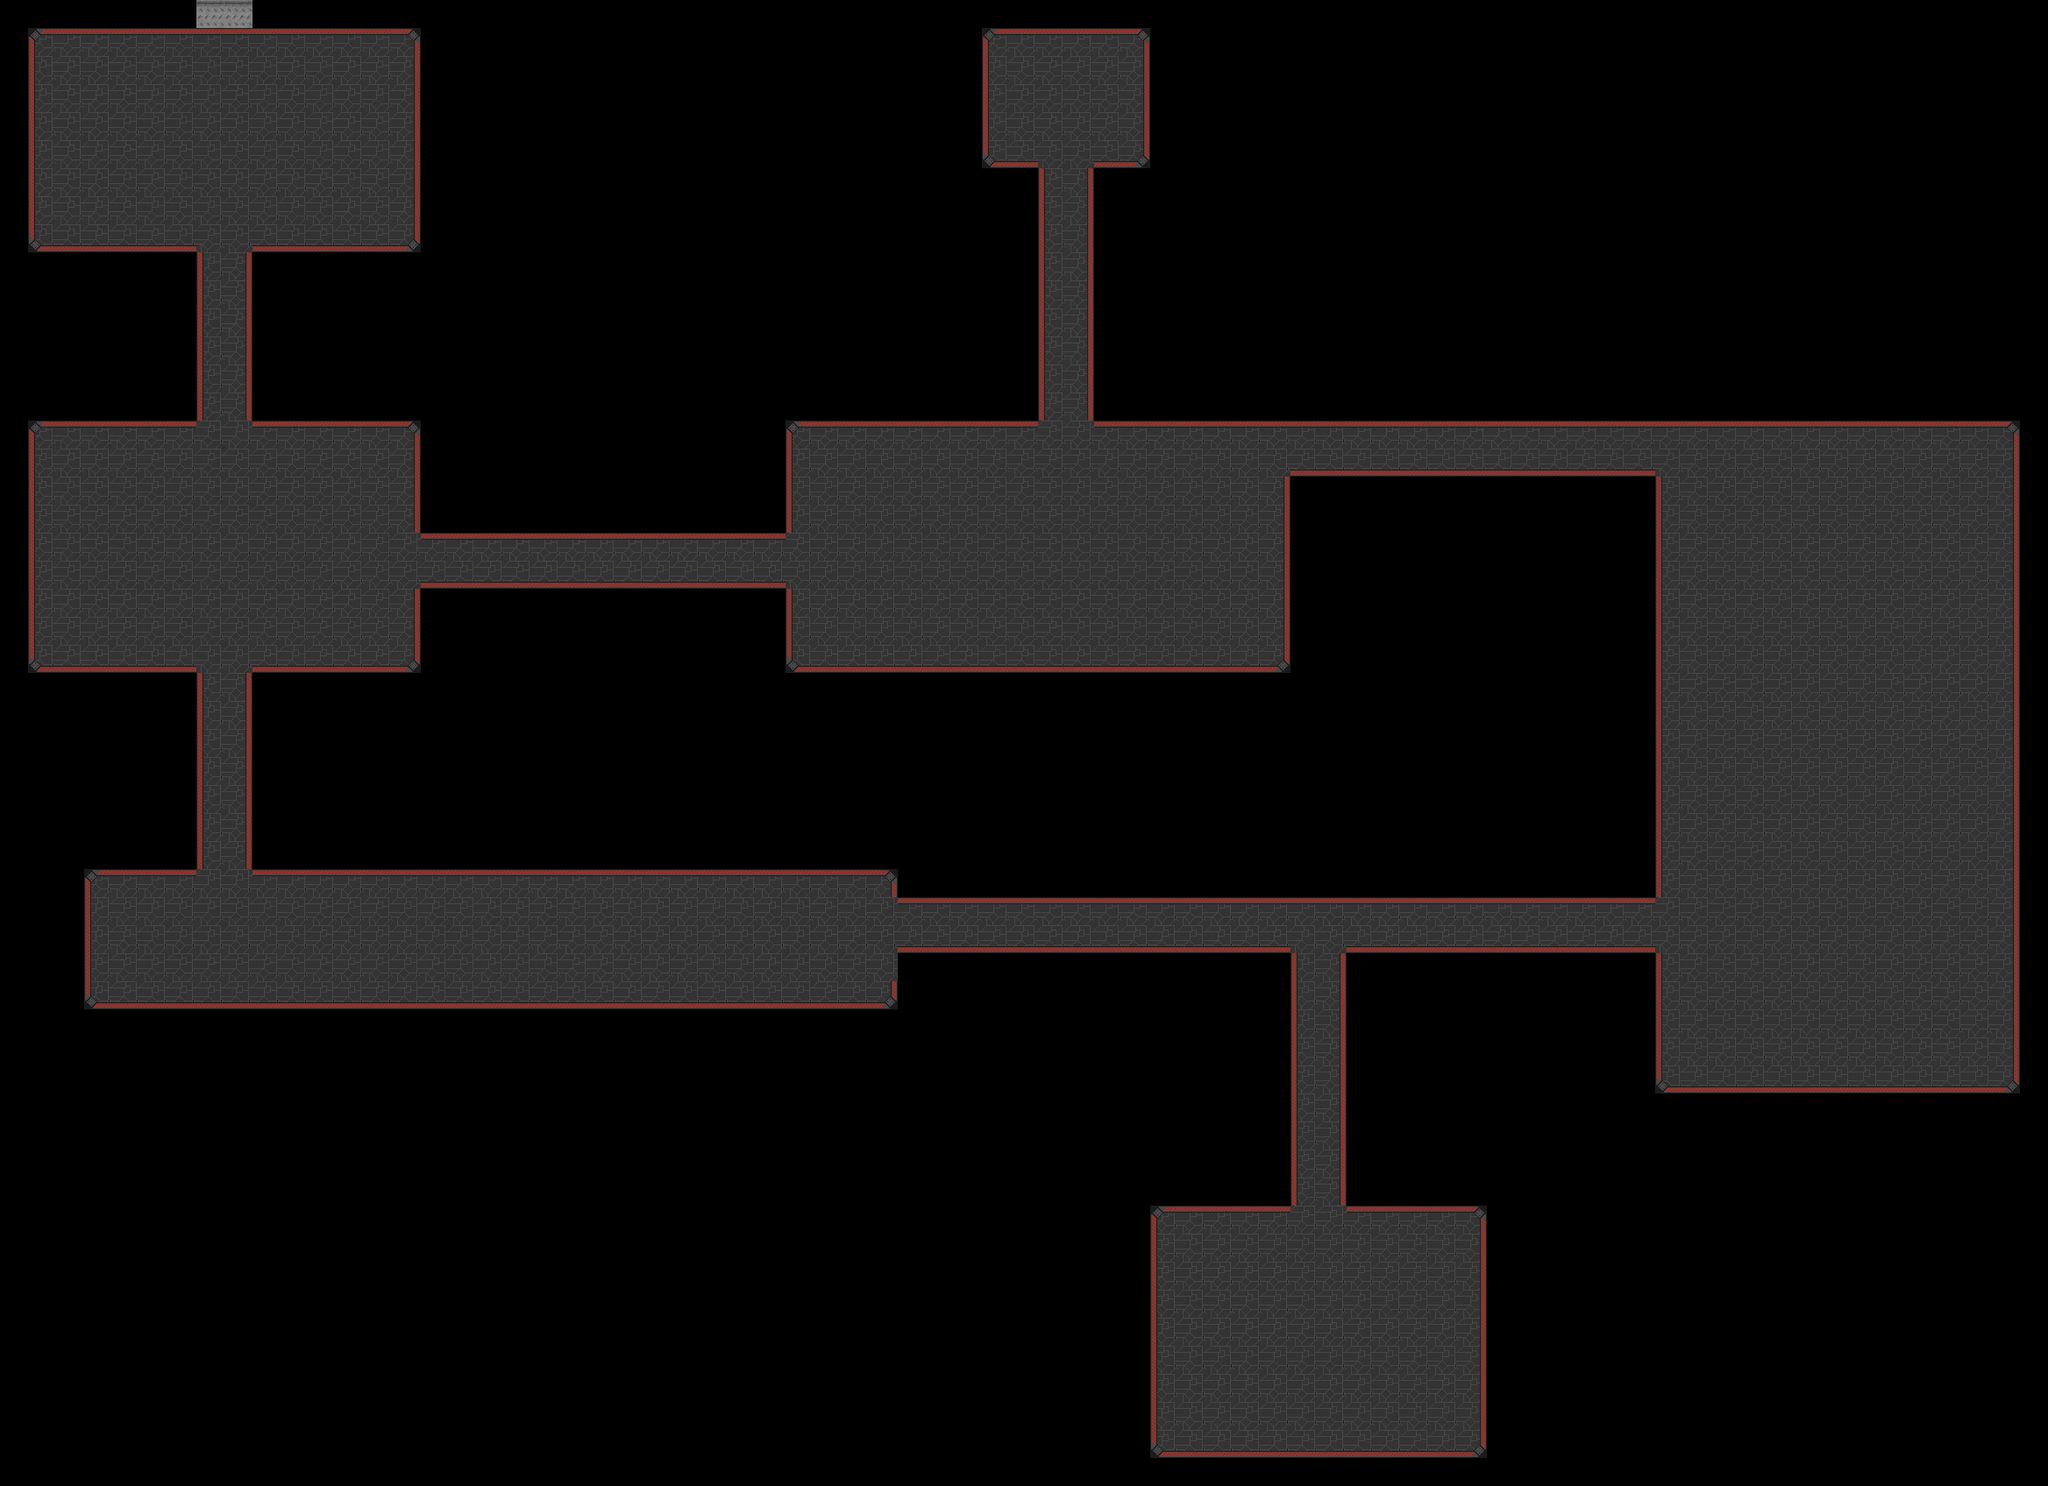

This game map was drawn from its Tiled (.tmx) file and the tilesets committed beside it. A one-line description and the trimmed map source follow:
An orthogonal 73x53 tile map with 32x32 px tiles, 2 tile layers (Floor, Doors), 1 hidden layer not drawn.

<map version="1.4" tiledversion="1.4.2" orientation="orthogonal" renderorder="right-down" width="73" height="53" tilewidth="32" tileheight="32" infinite="0" nextlayerid="4" nextobjectid="1">
 <editorsettings>
  <export target="space2.json" format="json" />
 </editorsettings>
 <tileset firstgid="1" name="tileset" tilewidth="32" tileheight="32" tilecount="512" columns="32">
  <image source="tileset.png" width="1024" height="512" />
  <tile id="237">
   <properties>
    <property name="collide" type="bool" value="true" />
   </properties>
  </tile>
  <tile id="238">
   <properties>
    <property name="collide" type="bool" value="true" />
   </properties>
  </tile>
  <tile id="239">
   <properties>
    <property name="collide" type="bool" value="true" />
   </properties>
  </tile>
  <tile id="269">
   <properties>
    <property name="collide" type="bool" value="true" />
   </properties>
  </tile>
  <tile id="270">
   <properties>
    <property name="collide" type="bool" value="true" />
   </properties>
  </tile>
  <tile id="271">
   <properties>
    <property name="collide" type="bool" value="true" />
   </properties>
  </tile>
  <tile id="301">
   <properties>
    <property name="collide" type="bool" value="true" />
   </properties>
  </tile>
  <tile id="302">
   <properties>
    <property name="collide" type="bool" value="true" />
   </properties>
  </tile>
  <tile id="303">
   <properties>
    <property name="collide" type="bool" value="true" />
   </properties>
  </tile>
 </tileset>
 <layer id="1" name="Floor" width="73" height="53">
  <data>[3869 cells, 1163 non-empty, 10 distinct tile ids]</data>
 </layer>
 <layer id="2" name="Walls" width="73" height="53" visible="0">
  <data>[3869 cells, 490 non-empty, 8 distinct tile ids]</data>
 </layer>
 <layer id="3" name="Doors" width="73" height="53">
  <data>[3869 cells, 2 non-empty, 1 distinct tile ids]</data>
 </layer>
</map>
